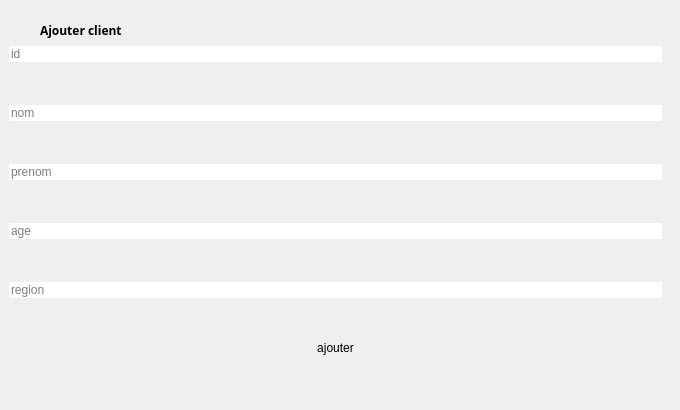
      <widget class="QWidget" name="tab_47">
       <attribute name="title">
        <string>ajouter un client</string>
       </attribute>
       <widget class="QFrame" name="frame_10">
        <property name="geometry">
         <rect>
          <x>0</x>
          <y>0</y>
          <width>671</width>
          <height>401</height>
         </rect>
        </property>
        <property name="styleSheet">
         <string notr="true">
border-radius: 10px;
</string>
        </property>
        <property name="frameShape">
         <enum>QFrame::StyledPanel</enum>
        </property>
        <property name="frameShadow">
         <enum>QFrame::Raised</enum>
        </property>
        <layout class="QVBoxLayout" name="verticalLayout_7">
         <item>
          <widget class="QLineEdit" name="lineEdit_ajout_id_2">
           <property name="styleSheet">
            <string notr="true"/>
           </property>
           <property name="placeholderText">
            <string>id</string>
           </property>
          </widget>
         </item>
         <item>
          <widget class="QLineEdit" name="lineEdit_ajout_nom_2">
           <property name="styleSheet">
            <string notr="true"/>
           </property>
           <property name="placeholderText">
            <string>nom</string>
           </property>
          </widget>
         </item>
         <item>
          <widget class="QLineEdit" name="lineEdit_ajout_prenom_2">
           <property name="styleSheet">
            <string notr="true"/>
           </property>
           <property name="placeholderText">
            <string>prenom</string>
           </property>
          </widget>
         </item>
         <item>
          <widget class="QLineEdit" name="lineEdit_ajout_phone_2">
           <property name="styleSheet">
            <string notr="true"/>
           </property>
           <property name="placeholderText">
            <string>age</string>
           </property>
          </widget>
         </item>
         <item>
          <widget class="QLineEdit" name="lineEdit_ajout_mail_2">
           <property name="styleSheet">
            <string notr="true"/>
           </property>
           <property name="placeholderText">
            <string>region</string>
           </property>
          </widget>
         </item>
         <item>
          <widget class="QPushButton" name="ajouter_client_2">
           <property name="cursor">
            <cursorShape>PointingHandCursor</cursorShape>
           </property>
           <property name="styleSheet">
            <string notr="true"/>
           </property>
           <property name="text">
            <string>ajouter</string>
           </property>
          </widget>
         </item>
        </layout>
       </widget>
       <widget class="QLabel" name="label_150">
        <property name="geometry">
         <rect>
          <x>40</x>
          <y>20</y>
          <width>111</width>
          <height>20</height>
         </rect>
        </property>
        <property name="font">
         <font>
          <family>Arial Black</family>
          <weight>75</weight>
          <bold>true</bold>
         </font>
        </property>
        <property name="text">
         <string>Ajouter client</string>
        </property>
       </widget>
      </widget>
